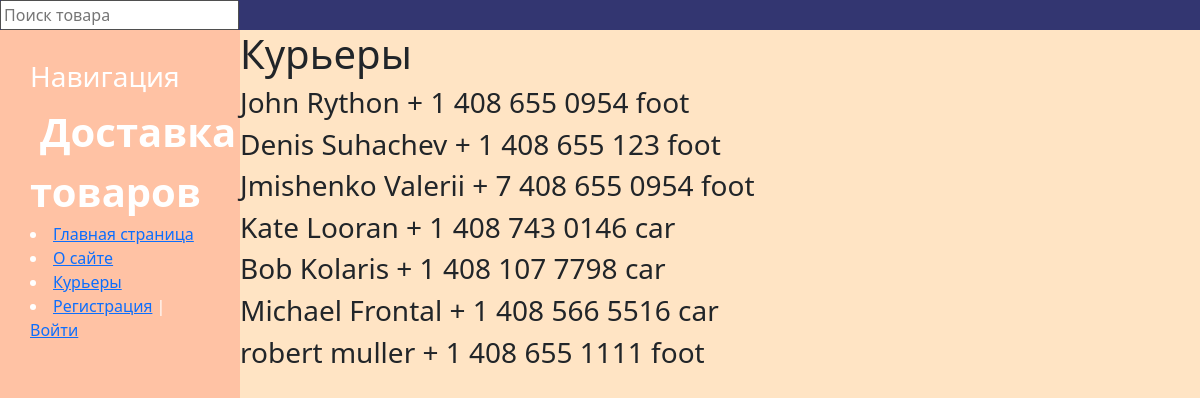
The app's page /courier/ with its own data.
### delivery/models.py (models this page shows)
class Courier(models.Model):
    name = models.CharField(max_length=40, verbose_name='имя')
    telephone = models.CharField(max_length=20, verbose_name='телефон')
    delivery_type = models.CharField(max_length=40, verbose_name='имя')

### delivery/views.py (the view)
# urls.py: path("courier/", show_courier, name='courier'),
def show_courier(request):
    courier = Courier.objects.all()
    context = {
        'courier': courier,
        'title': 'Курьеры',
    }
    return render(request, 'courier.html', context=context)

### delivery/templatetags/store_tags.py (called while the page is built)
@register.simple_tag()
def get_menu():
    menu = [{'title': "Главная страница", 'url_name': 'home'},
            {'title': "О сайте", 'url_name': 'about'},
            {'title': "Курьеры", 'url_name': 'courier'},
            ]
    return menu

### delivery/templates/courier.html
{% extends 'base.html' %}
{% block content %}
    <h1>{{ title }}</h1>
    <ul>
{% for i in courier %}
<h3>{{ i.name }} {{ i.telephone }} {{ i.delivery_type }}</h3>
{% endfor %}
    </ul>
{% endblock %}

### delivery/templates/base.html (shortened to what this page needs)
{% load store_tags %}
{% load static %}
<!DOCTYPE html>
<html lang="en">
<head>
    <link rel="stylesheet" href="https://cdn.jsdelivr.net/npm/bootstrap@5.1.3/dist/css/bootstrap.min.css">
    <link rel="stylesheet" href="https://use.fontawesome.com/releases/v5.8.2/css/all.css">
    <link rel="stylesheet" href="{% static 'delivery/css/style.css' %}">
</head>
<body>
<div class="topnav">
    <form action="{% url 'search' %}" method="get" >
    <input type="search" placeholder="Поиск товара" name="search" required="">
    </form>
</div>
<aside>
    <h3>Навигация</h3>
    {% block mainmenu %}
    <span class="logo"> Доставка товаров</span>
    {% get_menu as menu %}
    {% for m in menu %}
        <li><a href="{% url m.url_name%}">{{ m.title }}</a></li>
        {% endfor %}
        {% if request.user.is_authenticated %}
        <li><a href="{% url 'favourite_list'%}">Избранное</a></li>
        <li class="last"> {{user.username}} | <a href="{% url 'logout' %}">Выйти</a></li>
        {% else %}
        <li class="last"><a href="{% url 'register' %}">Регистрация</a> | <a href="{% url 'login' %}">Войти</a></li>
        {% endif %}
    {% endblock mainmenu %}
</aside>
{% block content %}
{% endblock content %}
</body>
</html>

### delivery/static/delivery/css/style.css (style rules this page uses)
body { background: bisque; }
aside { background: #ff4e3939; float: left; width: 20%; padding: 2.5%; height: 100vh; color: #fff; }
.topnav { overflow: hidden; background-color: #333671; }
aside .logo { font-size: 40px; margin-left: 10px; font-weight: bold; }

### records on screen
Courier: name "John Rython", telephone "+ 1 408 655 0954", delivery_type "foot"
Courier: name "Denis Suhachev", telephone "+ 1 408 655 123", delivery_type "foot"
Courier: name "Jmishenko Valerii", telephone "+ 7 408 655 0954", delivery_type "foot"
Courier: name "Kate Looran", telephone "+ 1 408 743 0146", delivery_type "car"
Courier: name "Bob Kolaris", telephone "+ 1 408 107 7798", delivery_type "car"
Courier: name "Michael Frontal", telephone "+ 1 408 566 5516", delivery_type "car"
Courier: name "robert muller", telephone "+ 1 408 655 1111", delivery_type "foot"

### other values on screen
{{ m.title }} "Главная страница" "О сайте" "Курьеры"
{{ title }} "Курьеры"
